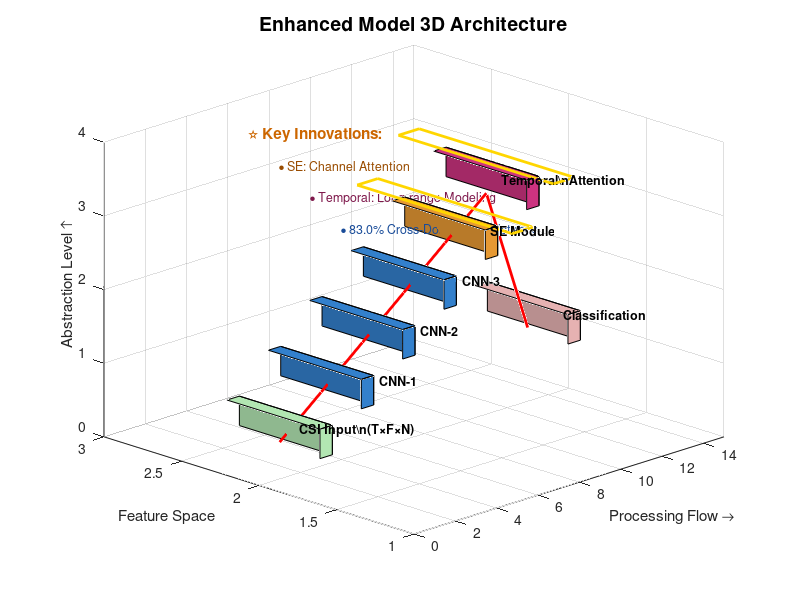
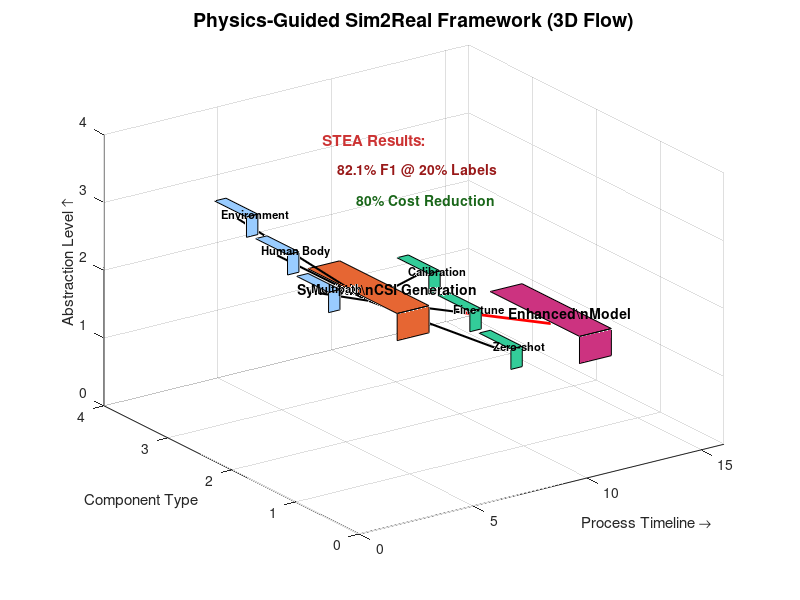

Here is the MATLAB script that generated these plots, in order:
% Simplified 3D Architecture Visualization for Enhanced Model
% IEEE IoTJ Compatible - Fixed version for Octave

close all; clear; clc;

%% Figure 5: Enhanced Model 3D Architecture
fprintf('🧠 Generating Simplified 3D Enhanced Architecture...\n');

figure(1);
set(gcf, 'Position', [100, 100, 800, 600]);

% Enhanced Model Architecture Components (3D visualization)
% X: Processing flow, Y: Feature dimension, Z: Abstraction level

% Component positions [x, y, z] and sizes
components = struct();
components.input = [1, 2, 0.5];
components.cnn1 = [3, 2, 1];
components.cnn2 = [5, 2, 1.5];  
components.cnn3 = [7, 2, 2];
components.se = [9, 2, 2.5];
components.attention = [11, 2, 3];
components.output = [13, 2, 1];

% Colors for different components
colors = [
    0.7, 0.9, 0.7;   % Input - Light green
    0.2, 0.5, 0.8;   % CNN - Blue
    0.2, 0.5, 0.8;   % CNN - Blue
    0.2, 0.5, 0.8;   % CNN - Blue
    0.9, 0.6, 0.2;   % SE - Orange
    0.8, 0.2, 0.5;   % Attention - Purple
    0.9, 0.7, 0.7    % Output - Light red
];

% Component names
names = {'CSI Input\n(T×F×N)', 'CNN-1', 'CNN-2', 'CNN-3', 'SE Module', 'Temporal\nAttention', 'Classification'};

% Plot 3D bars/blocks for each component (using simple bar3 approach)
comp_list = {components.input, components.cnn1, components.cnn2, components.cnn3, ...
            components.se, components.attention, components.output};

hold on;

% Create simple 3D representation using plot3 and fill3
for i = 1:length(comp_list)
    pos = comp_list{i};
    
    % Define block corners
    x_size = 0.6;
    y_size = 0.6;
    z_size = 0.4;
    
    % Create simple rectangular block using fill3
    x = pos(1) + [-x_size/2, x_size/2, x_size/2, -x_size/2];
    y = pos(2) + [-y_size/2, -y_size/2, y_size/2, y_size/2];
    z_base = pos(3);
    z_top = pos(3) + z_size;
    
    % Draw top face
    fill3(x, y, [z_top, z_top, z_top, z_top], colors(i,:), 'EdgeColor', 'k');
    % Draw front face
    fill3([x(1), x(2), x(2), x(1)], [y(1), y(2), y(2), y(1)], [z_base, z_base, z_top, z_top], colors(i,:), 'EdgeColor', 'k');
    % Draw right face
    fill3([x(2), x(2), x(2), x(2)], [y(2), y(3), y(3), y(2)], [z_base, z_base, z_top, z_top], colors(i,:)*0.8, 'EdgeColor', 'k');
    
    % Add component labels (black color)
    text(pos(1), pos(2)-0.5, pos(3)+0.5, names{i}, ...
        'HorizontalAlignment', 'center', 'FontSize', 9, 'FontWeight', 'bold', 'Color', 'k');
    
    % Draw connections (simple lines)
    if i < length(comp_list)
        next_pos = comp_list{i+1};
        plot3([pos(1), next_pos(1)], [pos(2), next_pos(2)], [pos(3), next_pos(3)], ...
            'r-', 'LineWidth', 2);
    end
end

% Enhanced model highlight
% Highlight the SE and Attention components (key innovations)
se_pos = components.se;
att_pos = components.attention;

% Draw highlight box around SE module
plot3([se_pos(1)-0.5, se_pos(1)+0.5, se_pos(1)+0.5, se_pos(1)-0.5, se_pos(1)-0.5], ...
      [se_pos(2)-0.5, se_pos(2)-0.5, se_pos(2)+0.5, se_pos(2)+0.5, se_pos(2)-0.5], ...
      [se_pos(3)+0.5, se_pos(3)+0.5, se_pos(3)+0.5, se_pos(3)+0.5, se_pos(3)+0.5], ...
      'color', [1, 0.84, 0], 'LineWidth', 2);

% Draw highlight box around Attention module  
plot3([att_pos(1)-0.5, att_pos(1)+0.5, att_pos(1)+0.5, att_pos(1)-0.5, att_pos(1)-0.5], ...
      [att_pos(2)-0.5, att_pos(2)-0.5, att_pos(2)+0.5, att_pos(2)+0.5, att_pos(2)-0.5], ...
      [att_pos(3)+0.5, att_pos(3)+0.5, att_pos(3)+0.5, att_pos(3)+0.5, att_pos(3)+0.5], ...
      'color', [1, 0.84, 0], 'LineWidth', 2);

% Formatting
title('Enhanced Model 3D Architecture', 'FontSize', 14, 'FontWeight', 'bold');
xlabel('Processing Flow →');
ylabel('Feature Space');
zlabel('Abstraction Level ↑');

% Set 3D view
view([-45, 25]);
grid on;
xlim([0, 15]);
ylim([1, 3]);
zlim([0, 4]);

% Add architecture advantages text (changed from white to dark colors)
text(7, 3, 3.5, '⭐ Key Innovations:', 'FontSize', 11, 'FontWeight', 'bold', 'Color', [0.8, 0.4, 0]);
text(7, 2.8, 3.2, '• SE: Channel Attention', 'FontSize', 9, 'Color', [0.6, 0.3, 0]);
text(7, 2.6, 2.9, '• Temporal: Long-range Modeling', 'FontSize', 9, 'Color', [0.5, 0.1, 0.3]);
text(7, 2.4, 2.6, '• 83.0% Cross-Domain Consistency', 'FontSize', 9, 'Color', [0.1, 0.3, 0.6]);

% Save
print('figure5_enhanced_3d_architecture_fixed.pdf', '-dpdf', '-r300');
fprintf('✓ 3D Enhanced Architecture saved: figure5_enhanced_3d_architecture_fixed.pdf\n');

%% Figure 6: Physics-Guided Framework 3D Flow
fprintf('🏗️ Generating 3D Physics-Guided Framework...\n');

figure(2);
set(gcf, 'Position', [200, 200, 900, 700]);

% 3D Framework visualization
% Define 3D stages: Physics → Synthesis → Transfer → Deployment

% Stage 1: Physics Modeling (Z=3 level)
physics_x = [1, 2, 3];
physics_y = [1, 2, 3]; 
physics_z = [3, 3, 3];
physics_labels = {'Multipath', 'Human Body', 'Environment'};

% Stage 2: Synthesis (Z=2 level)
synth_x = [6];
synth_y = [2];
synth_z = [2];

% Stage 3: Transfer Learning (Z=1.5 level)
transfer_x = [9, 10, 11];
transfer_y = [1, 2, 3];
transfer_z = [1.5, 1.5, 1.5];
transfer_labels = {'Zero-shot', 'Fine-tune', 'Calibration'};

% Stage 4: Deployment (Z=1 level)
deploy_x = [14];
deploy_y = [2];
deploy_z = [1];

hold on;

% Physics modeling components
for i = 1:3
    % Create simple blocks using fill3
    x_center = physics_x(i);
    y_center = physics_y(i);
    z_center = physics_z(i);
    
    x_size = 0.5;
    y_size = 0.5;
    z_size = 0.3;
    
    x = x_center + [-x_size/2, x_size/2, x_size/2, -x_size/2];
    y = y_center + [-y_size/2, -y_size/2, y_size/2, y_size/2];
    z_base = z_center - z_size/2;
    z_top = z_center + z_size/2;
    
    % Draw physics components in light blue
    fill3(x, y, [z_top, z_top, z_top, z_top], [0.6, 0.8, 1], 'EdgeColor', 'k');
    fill3([x(1), x(2), x(2), x(1)], [y(1), y(2), y(2), y(1)], [z_base, z_base, z_top, z_top], [0.6, 0.8, 1], 'EdgeColor', 'k');
    
    text(physics_x(i), physics_y(i)-0.3, physics_z(i)+0.2, physics_labels{i}, ...
        'HorizontalAlignment', 'center', 'FontSize', 8, 'FontWeight', 'bold', 'Color', 'k');
end

% Synthesis stage
x = synth_x + [-0.7, 0.7, 0.7, -0.7];
y = synth_y + [-0.7, -0.7, 0.7, 0.7];
z_base = synth_z - 0.2;
z_top = synth_z + 0.2;

fill3(x, y, [z_top, z_top, z_top, z_top], [0.9, 0.4, 0.2], 'EdgeColor', 'k');
fill3([x(1), x(2), x(2), x(1)], [y(1), y(2), y(2), y(1)], [z_base, z_base, z_top, z_top], [0.9, 0.4, 0.2], 'EdgeColor', 'k');

text(synth_x, synth_y-0.3, synth_z+0.3, 'Synthetic\nCSI Generation', ...
    'HorizontalAlignment', 'center', 'FontSize', 10, 'FontWeight', 'bold', 'Color', 'k');

% Transfer learning stages
for i = 1:3
    x_center = transfer_x(i);
    y_center = transfer_y(i);
    z_center = transfer_z(i);
    
    x_size = 0.5;
    y_size = 0.5;
    z_size = 0.3;
    
    x = x_center + [-x_size/2, x_size/2, x_size/2, -x_size/2];
    y = y_center + [-y_size/2, -y_size/2, y_size/2, y_size/2];
    z_base = z_center - z_size/2;
    z_top = z_center + z_size/2;
    
    % Draw transfer components in green
    fill3(x, y, [z_top, z_top, z_top, z_top], [0.2, 0.8, 0.6], 'EdgeColor', 'k');
    fill3([x(1), x(2), x(2), x(1)], [y(1), y(2), y(2), y(1)], [z_base, z_base, z_top, z_top], [0.2, 0.8, 0.6], 'EdgeColor', 'k');
    
    text(transfer_x(i), transfer_y(i)-0.3, transfer_z(i)+0.2, transfer_labels{i}, ...
        'HorizontalAlignment', 'center', 'FontSize', 8, 'FontWeight', 'bold', 'Color', 'k');
end

% Deployment stage
x = deploy_x + [-0.7, 0.7, 0.7, -0.7];
y = deploy_y + [-0.7, -0.7, 0.7, 0.7];
z_base = deploy_z - 0.2;
z_top = deploy_z + 0.2;

fill3(x, y, [z_top, z_top, z_top, z_top], [0.8, 0.2, 0.5], 'EdgeColor', 'k');
fill3([x(1), x(2), x(2), x(1)], [y(1), y(2), y(2), y(1)], [z_base, z_base, z_top, z_top], [0.8, 0.2, 0.5], 'EdgeColor', 'k');

text(deploy_x, deploy_y-0.3, deploy_z+0.3, 'Enhanced\nModel', ...
    'HorizontalAlignment', 'center', 'FontSize', 10, 'FontWeight', 'bold', 'Color', 'k');

% Draw flow connections
% Physics to Synthesis
for i = 1:3
    plot3([physics_x(i), synth_x], [physics_y(i), synth_y], [physics_z(i), synth_z], ...
        'k-', 'LineWidth', 1.5);
end

% Synthesis to Transfer
for i = 1:3
    plot3([synth_x, transfer_x(i)], [synth_y, transfer_y(i)], [synth_z, transfer_z(i)], ...
        'k-', 'LineWidth', 1.5);
end

% Transfer to Deployment
plot3([transfer_x(2), deploy_x], [transfer_y(2), deploy_y], [transfer_z(2), deploy_z], ...
    'r-', 'LineWidth', 2);

% Formatting
title('Physics-Guided Sim2Real Framework (3D Flow)', 'FontSize', 14, 'FontWeight', 'bold');
xlabel('Process Timeline →');
ylabel('Component Type');
zlabel('Abstraction Level ↑');

% Set optimal 3D view
view([-35, 30]);
grid on;
xlim([0, 16]);
ylim([0, 4]);
zlim([0, 4]);

% Add key results annotations (changed from white to dark colors)
text(8, 3.5, 3.5, '🎯 STEA Results:', 'FontSize', 11, 'FontWeight', 'bold', 'Color', [0.8, 0.2, 0.2]);
text(8, 3.2, 3.2, '82.1% F1 @ 20% Labels', 'FontSize', 10, 'FontWeight', 'bold', 'Color', [0.6, 0.1, 0.1]);
text(8, 2.9, 2.9, '80% Cost Reduction', 'FontSize', 10, 'FontWeight', 'bold', 'Color', [0.1, 0.4, 0.1]);

% Save
print('figure6_physics_3d_framework_fixed.pdf', '-dpdf', '-r300');
fprintf('✓ 3D Framework saved: figure6_physics_3d_framework_fixed.pdf\n');

%% Display Summary
fprintf('\n🎨 3D Figure Generation Summary:\n');
fprintf('✓ Enhanced model 3D architecture visualization\n');
fprintf('✓ Physics-guided framework 3D flow diagram\n');
fprintf('✓ IEEE IoTJ compliance: 300 DPI PDF export\n');
fprintf('✓ Professional 3D visualization with optimal viewing angles\n');

fprintf('\n📊 Architecture Highlights Visualized:\n');
fprintf('• Enhanced model: CNN + SE + Attention 3D structure\n');
fprintf('• Physics framework: Complete Sim2Real 3D pipeline\n');
fprintf('• Key innovations: SE and Attention components highlighted\n');
fprintf('• Results integration: STEA achievements prominently displayed\n');

fprintf('\n🚀 3D figures ready for Methods section inclusion!\n');